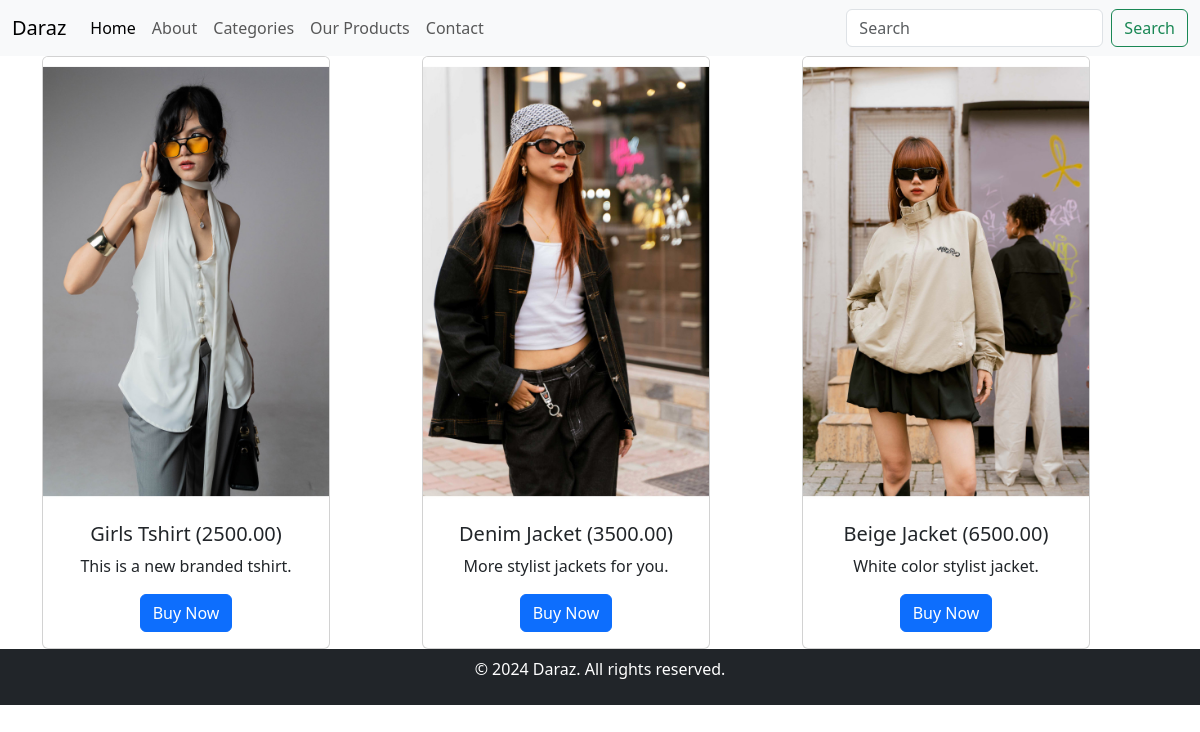
/product/, run on an earlier commit of the app's database.
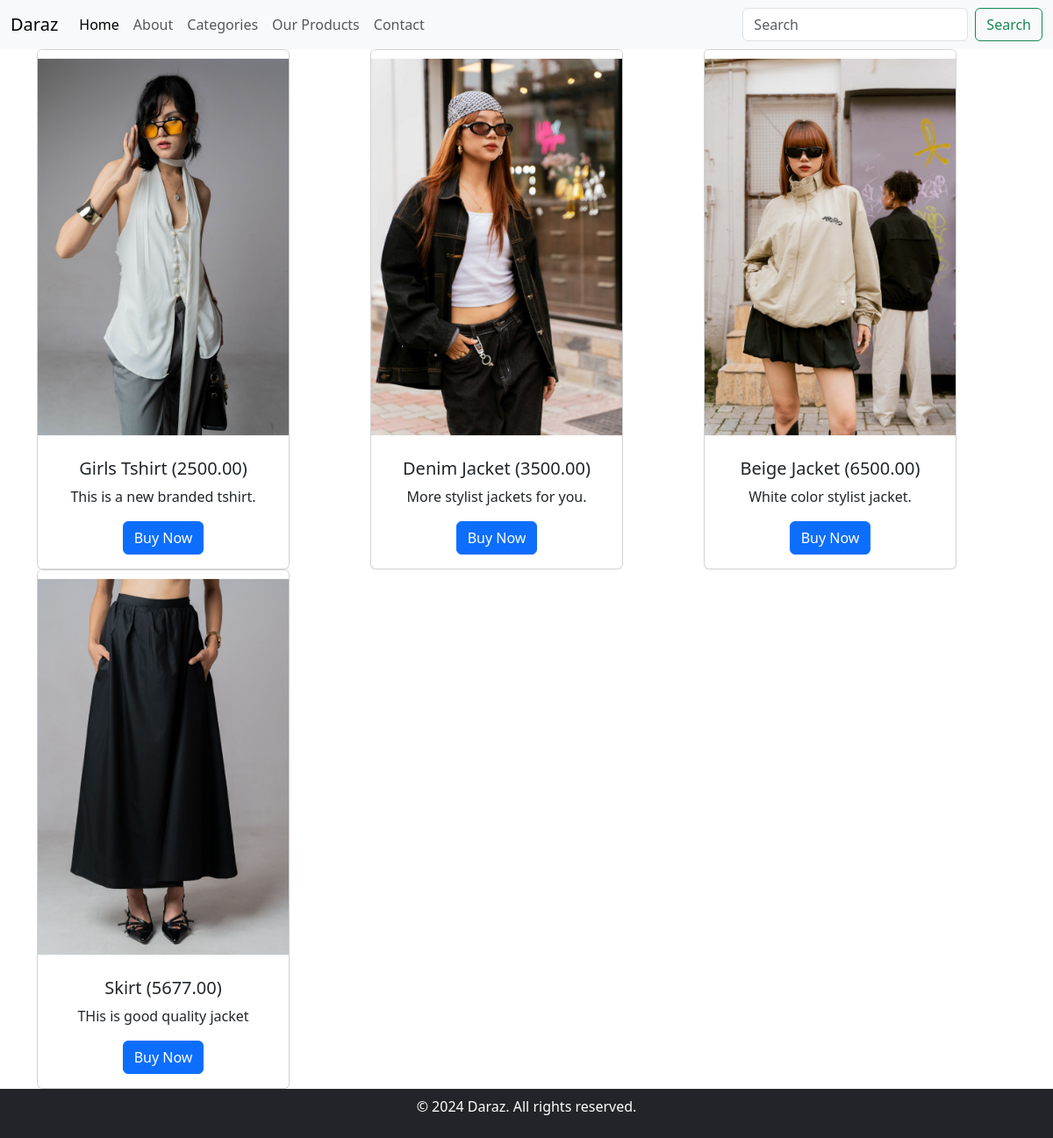
And on a later commit of the database.
### Product/models.py (models this page shows, shortened)
class Product(models.Model):
    name =  models.CharField(max_length=255)
    price = models.DecimalField(max_digits=10, decimal_places=2)
    description = models.TextField()
    categories =  models.ForeignKey(Categories,on_delete=models.CASCADE,default=1)
    image = models.ImageField(upload_to="products/images",default=1)

### Product/views.py (the view)
# urls.py: path('product/', views.product_list, name='products'),
def product_list(request):
    all_products = Product.objects.all()
    data= {
        'Product': all_products,
        'title':"Daraz product page"
    }
    return render(request,"product.html",data)

### templates/product.html
{% extends 'master.html' %}
{%  block content %}
<div class="container text-center">
    <div class="row">
        {% for prod in Product %}
            <div class="col">
                <div class="card" style="width: 18rem;">
                    <img src="{{ prod.image.url }}" class="card-img-top" alt="{{ prod.name }}">
                    <div class="card-body">
                        <h5 class="card-title">{{prod.name}} ({{prod.price}})</h5>
                        <p class="card-text">{{ prod.description }}</p>
                        <a href="{% url 'productdetail' id=prod.id %}" class="btn btn-primary">Buy Now</a>
                    </div>
                </div>
            </div>
        {% endfor %}
    </div>
</div>
{% endblock %}

### templates/master.html (shortened to what this page needs)
{% load static %}
<!doctype html>
<html lang="en">
    <head>
        <link href="https://cdn.jsdelivr.net/npm/bootstrap@5.3.3/dist/css/bootstrap.min.css" rel="stylesheet">
    </head>
    <body>
        <nav class="navbar navbar-expand-lg bg-body-tertiary">
            <div class="container-fluid">
                <a class="navbar-brand" href="{% url 'homes' %}">Daraz</a>
                <div class="collapse navbar-collapse" id="navbarSupportedContent">
                    <ul class="navbar-nav me-auto mb-2 mb-lg-0">
                        <li class="nav-item">
                        <a class="nav-link active" aria-current="page" href="{% url 'homes' %}">Home</a>
                        </li>
                        <li class="nav-item">
                            <a class="nav-link" href="{% url 'abouts' %}">About </a>
                        </li>
                        <li class="nav-item">
                        <a class="nav-link" href="{% url 'categories' %}">Categories</a>
                        </li>
                        <li class="nav-item">
                            <a class="nav-link" href="{% url 'products' %}">Our Products</a>
                        </li>
                        <li class="nav-item">
                            <a class="nav-link" href="{% url 'contacts' %}">Contact </a>
                        </li>
                    </ul>
                <form class="d-flex" role="search">
                    <input class="form-control me-2" type="search" placeholder="Search" aria-label="Search">
                    <button class="btn btn-outline-success" type="submit">Search</button>
                </form>
                </div>
            </div>
        </nav>
        {%  block content %}
        {% endblock %}
        <footer class="bg-dark text-center text-white py-2" style="position: relative; bottom: 0; width: 100%;">
            <div class="container">
                <p>&copy; 2024 Daraz. All rights reserved.</p>
            </div>
        </footer>
    </body>
    </html>

What changed in the data, as far as the page shows it:
added Product: image (picture), name "Skirt", price "5677.00", description "THis is good quality jacket"
